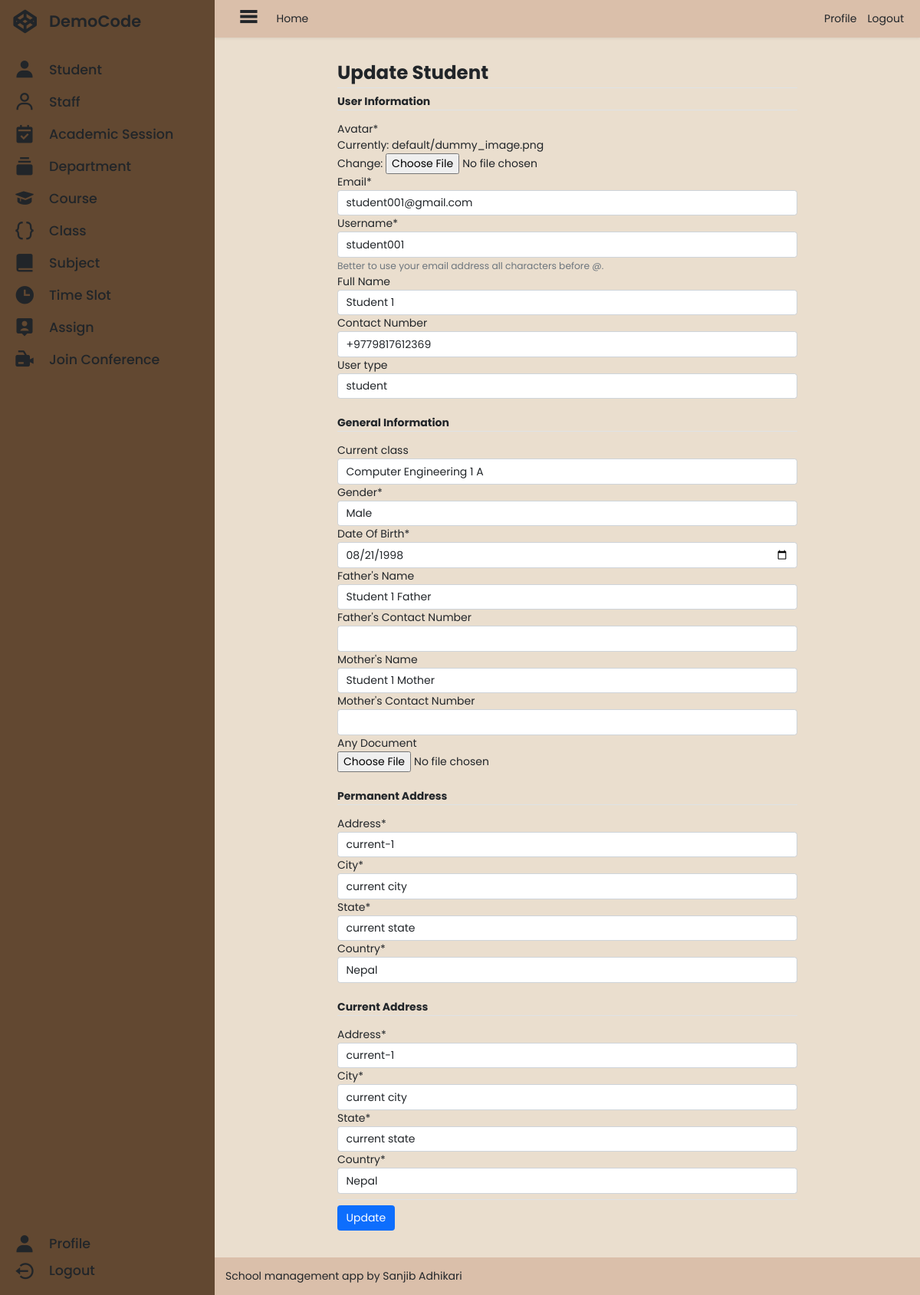
Screenshot of /administrator/student_update/357d26a7f1c04eaf9fa2edb90cf75d63/ (signed in) with the database file from the repository.
### base/models.py (models this page shows, shortened)
class User(AbstractBaseUser):
    id = models.UUIDField(
        verbose_name=_("ID"),
        primary_key=True,
        default=uuid.uuid4,
        editable=False,
    )
    email = models.EmailField(
        verbose_name=_("Email"),
        max_length=127,
        unique=True,
        error_messages={
            "null": _("Email field is required."),
            "unique": _("An account with that email already exists. Please login to continue."),
            "invalid": _("Enter a valid email address."),
        },
    )
    username = models.CharField(
        verbose_name=_("Username"),
        max_length=127,
        unique=True,
        error_messages={
            "null": _("Username field is required."),
            "unique": _("An account with that username already exists."),
            "invalid": _("Enter a valid username."),
        },
        help_text=_("Better to use your email address all characters before @."),
    )
    user_type = models.ForeignKey(
        UserType,
        on_delete=models.SET_NULL,
        related_name="user_type",
        null=True,
        blank=True,
    )
    name = models.CharField(
        verbose_name=_("Full Name"),
        max_length=255,
        null=True,
        blank=True,
    )
    contact_number = PhoneNumberField(
        verbose_name=_("Contact Number"),
        null=True,
        blank=True,
    )
    avatar = models.ImageField(
        verbose_name=_("Avatar"),
        blank=True,
        null=True,
        default=get_default_avatar,
        upload_to=get_user_avatar,
    )
    is_email_verified = models.BooleanField(
        verbose_name=_("Email Verification Status"),
        default=get_email_verified_value,
        help_text=_("Designates whether this user is verified or not."),
    )
    is_staff = models.BooleanField(
        verbose_name=_("Staff Status"),
        default=False,
        help_text=_("Designates whether the user can log into this admin site."),
    )
    is_active = models.BooleanField(
        verbose_name=_("Active"),
        default=True,
        help_text=_(
            "Designates whether this user should be treated as active."
            "Unselect this field instead of deleting accounts."
        ),
    )
    is_superuser = models.BooleanField(
        _("superuser status"),
        default=False,
        help_text=_("Designates that this user has all permissions without explicitly assigning them."),
    )
    user_permissions = models.ManyToManyField(
        Permission,
        verbose_name=_("user permissions"),
        blank=True,
        help_text=_("Specific permissions for this user."),
        related_name="user_set",
        related_query_name="user",
    )
    groups = models.ManyToManyField(
        Group,
        verbose_name=_("Groups"),
        blank=True,
        help_text=_(
            "The groups this user belongs to. A user will get all permissions granted to each of their groups."
        ),
        related_name="user_set",
        related_query_name="user",
    )
    last_login = models.DateTimeField(
        verbose_name=_("Last Login"),
        auto_now=True,
    )
    date_joined = models.DateTimeField(
        verbose_name=_("Date Joined"),
        auto_now_add=True,
        editable=False,
    )
    objects = UserManager()
    USERNAME_FIELD = "email"
    REQUIRED_FIELDS = []
    class Meta:
        verbose_name = _("User")
        verbose_name_plural = _("Users")
        ordering = ["-date_joined"]

class UserType(models.Model):
    id = models.UUIDField(
        verbose_name=_("ID"),
        primary_key=True,
        default=uuid.uuid4,
        editable=False,
    )
    name = models.CharField(
        _("name"),
        max_length=31,
        unique=True,
    )
    permissions = models.ManyToManyField(
        Permission,
        verbose_name=_("permissions"),
        blank=True,
    )
    objects = UserTypeManager()
    def __str__(self):
        return self.name

### administrator/models.py (models this page shows, shortened)
class Student(models.Model):
    id = models.UUIDField(
        verbose_name=_("ID"),
        primary_key=True,
        default=uuid.uuid4,
        editable=False,
    )
    user = models.OneToOneField(
        User,
        on_delete=models.SET_NULL,
        null=True,
        blank=True,
    )
    current_class = models.ForeignKey(
        Class,
        on_delete=models.SET_NULL,
        null=True,
        blank=True,
    )
    gender = models.CharField(
        verbose_name=_("Gender"),
        max_length=7,
        choices=GENDER_CHOICE,
        default="Male",
    )
    dob = models.DateField(
        verbose_name=_("Date Of Birth"),
    )
    fathers_name = models.CharField(
        verbose_name=_("Father's Name"),
        max_length=127,
        blank=True,
        null=True,
    )
    fathers_contact_no = PhoneNumberField(
        verbose_name=_("Father's Contact Number"),
        blank=True,
        null=True,
    )
    mothers_name = models.CharField(
        verbose_name=_("Mother's Name"),
        max_length=127,
        blank=True,
        null=True,
    )
    mothers_contact_no = PhoneNumberField(
        verbose_name=_("Mother's Contact Number"),
        blank=True,
        null=True,
    )
    permanent_address = models.ForeignKey(
        Address,
        on_delete=models.SET_NULL,
        blank=True,
        null=True,
        related_name="student_permanent_address",
    )
    current_address = models.ForeignKey(
        Address,
        on_delete=models.SET_NULL,
        null=True,
        blank=True,
        related_name="student_current_address",
    )
    document = models.FileField(
        verbose_name=_("Any Document"),
        upload_to=get_document,
        blank=True,
        null=True,
    )
    created = models.DateTimeField(
        verbose_name=_("Created"),
        auto_now_add=True,
    )

class Address(models.Model):
    id = models.UUIDField(
        verbose_name=_("ID"),
        primary_key=True,
        default=uuid.uuid4,
        editable=False,
    )
    address = models.CharField(
        verbose_name=_("Address"),
        max_length=255,
    )
    city = models.CharField(
        verbose_name=_("City"),
        max_length=63,
    )
    state = models.CharField(
        verbose_name=_("State"),
        max_length=63,
    )
    country = models.CharField(
        verbose_name=_("Country"),
        max_length=63,
    )

### administrator/decorators.py (the view)
    def message_function(request, uuid=None, *args, **kwargs):
        if isinstance(request, WSGIRequest):
            if request.user.is_authenticated and not request.user.user_type.name == "administrator":
                messages.error(request, "You must login as administrator to access this page.")
            elif not request.user.is_authenticated:
                messages.error(request, "You must login to access this page.")
        return function(request, uuid, *args, **kwargs)

### base/forms.py
class UserUpdateForm(forms.ModelForm):
    avatar = forms.FileField(widget=CustomFileInput)
    class Meta:
        model = User
        fields = (
            "avatar",
            "email",
            "username",
            "name",
            "contact_number",
            "user_type",
        )

### administrator/forms.py
class StudentForm(forms.ModelForm):
    class Meta:
        model = Student
        fields = (
            "current_class",
            "gender",
            "dob",
            "fathers_name",
            "fathers_contact_no",
            "mothers_name",
            "mothers_contact_no",
            "document",
        )
        widgets = {
            "dob": forms.DateInput(attrs={"type": "date"}),
        }

### administrator/models.py (called while the page is built)
    def __str__(self):
        return self.name

    def __str__(self):
        return f"{self.course} {self.semester} {self.section}"

### administrator/views_student.py (called while the page is built, shortened)
def get_student(uuid):
    try:
        student = Student.objects.get(id=uuid)
        return student
    except Student.DoesNotExist:
        return None

@administrator_message
@administrator_required
def update_student_view(request, uuid, *args, **kwargs):
    context = {}
    student = get_student(uuid=uuid)
    u_form = UserUpdateForm(request.POST or None, request.FILES or None, instance=student.user)
    s_form = StudentForm(request.POST or None, request.FILES or None, instance=student)
    pa_form = AddressForm(request.POST or None, instance=student.permanent_address)
    ca_form = AddressForm(request.POST or None, instance=student.current_address)
    context["action"] = "Update"
    context["u_form"] = u_form
    context["s_form"] = s_form
    context["pa_form"] = pa_form
    context["ca_form"] = ca_form
    return render(request, "administrator/student/student_form.html", context)

### administrator/templates/administrator/student/student_form.html (shortened to what this page needs)
{% extends 'administrator/base.html' %}
{% load static %}
{% load crispy_forms_tags %}
{% block main %}
<div class="container">
    <form method="post" enctype="multipart/form-data">
        <legend class="fw-bold fs-3 border-bottom">{{action|capfirst}} Student</legend>
        <p class="mt-4 fw-bold border-bottom">User Information</p>
        {{u_form|crispy}}
        <p class="mt-4 fw-bold border-bottom">General Information</p>
        {{s_form|crispy}}
        <p class="mt-4 fw-bold border-bottom">Permanent Address</p>
        {{pa_form|crispy}}
        <p class="mt-4 fw-bold border-bottom">Current Address</p>
        {{ca_form|crispy}}
        <div class="d-flex justify-content-between my-2 pt-2 border-top">
            <button class="btn btn-primary" type="submit">{{action}}</button>
        </div>
    </form>
</div>
{% endblock main %}

### base/templates/base/widgets/clearable_file_input.html (shortened to what this page needs)
{% if widget.is_initial %}
{{ widget.initial_text }}:
<a href="{{ widget.value.url }}">{{ widget.value }}</a>
<br>
{{ widget.input_text }}:
{% endif %}
<input type="{{ widget.type }}" name="{{ widget.name }}" {% include "django/forms/widgets/attrs.html" %}>

### static/css/base.css (style rules this page uses)
*, *::before, *::after { box-sizing: border-box; }
* { margin: 0; padding: 0; font-size: 14px; font-family: 'Poppins', sans-serif; }
a, a:hover { text-decoration: none; color: inherit; }
body { margin: 0; padding: 0; width: 100vw; height: 100vh; display: flex; }
.container { padding: 1rem; display: flex; flex-direction: column; align-items: center; overflow: auto; max-width: calc(100% - 2rem); height: 100%; }
form { width: 100%; max-width: 600px; }
legend { font-weight: 600; }

### rows the page displays
User: value "default/dummy_image.png", email "student001@gmail.com", username "student001", name "Student 1", contact_number "+9779817612369", user_type "student"
Student: current_class "Computer Engineering 1 A", gender "Male", dob "08/21/1998", fathers_name "Student 1 Father", mothers_name "Student 1 Mother"
Address: address "current-1", city "current city", state "current state", country "Nepal"
Address: address "current-1", city "current city", state "current state", country "Nepal"

### other values shown
{{ action|capfirst }} "Update"
{{ widget.initial_text }} "Currently"
{{ widget.input_text }} "Change"
{{ action }} "Update"
